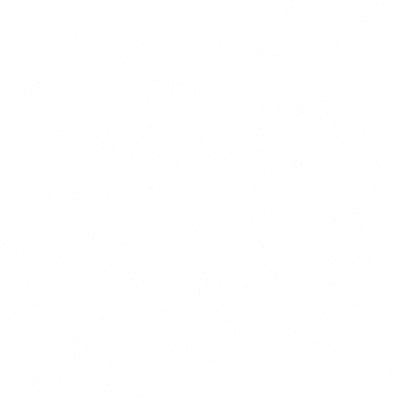
Frame 1 (no input)
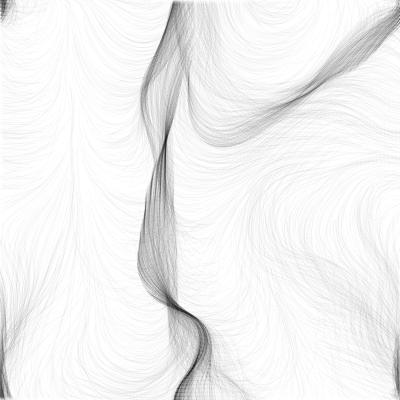
Frame 60 (no input)
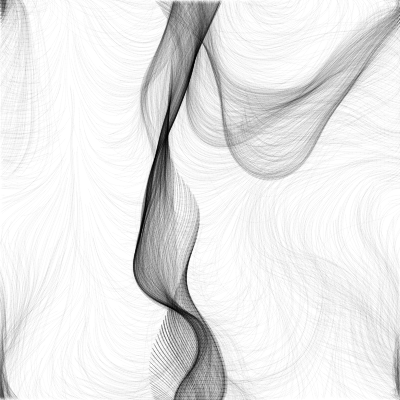
Frame 120 (the mouse pressed at the canvas centre since frame 60)

The p5.js sketch that drew these frames (run headless with seeded random() and noise() and a simulated clock; from frame 60 on, the mouse is pressed at the canvas centre):

// p5.js sketch
// ── sketch.js
var scl = 5;
var cols, rows;
var inc = 0.01

var zoff = 0;

var fr;

var particles = [];

var flowfield;

function setup() {
  createCanvas(400, 400);
  cols = floor(width / scl)
  rows = floor(height / scl)
  fr = createP('');

  flowfield = new Array(cols*rows);

  for (var i = 0; i < 2500; i++) {
    particles[i] = new Particle();
  }

}

function draw() {
  var yoff = 0;
  for (var y = 0; y < rows; y++) {
    var xoff = 0;
    for (var x = 0; x < cols; x++) {
      var index = x+y*cols;
      var angle = noise(xoff, yoff, zoff) * TWO_PI*4;
      var v = p5.Vector.fromAngle(angle);
      v.setMag(1)

      flowfield[index] = v;

      // stroke(0, 50);
      // strokeWeight(1)
      // push()
      // translate(x * scl, y * scl)
      // rotate(v.heading())
      // line(0, 0, scl, 0)
      // pop()

      xoff += inc
    }
    yoff += inc
  }

  zoff += 0.004

  for (var i = 0; i < particles.length; i++) {
    particles[i].follow(flowfield)
    particles[i].update()
    particles[i].edges()
    particles[i].show()
  }

  fr.html(floor(frameRate()))
}
// ── particle.js
class Particle
{
    constructor() {
        this.pos = createVector(random(width),random(height));
        this.vel = createVector(0,0);
        this.acc = createVector(0,0);
        this.maxspeed = 4;

        this.prevPos = this.pos.copy();
    }

    update()
    {
        this.vel.add(this.acc);
        this.vel.limit(this.maxspeed);
        this.pos.add(this.vel);
        this.acc.mult(0);
    }

    applyForce(force)
    {
        this.acc.add(force);
    }

    show()
    {
        stroke(0,5)
        strokeWeight(1)
        line(this.pos.x, this.pos.y, this.prevPos.x, this.prevPos.y)
        this.updatePrev()
    }

    updatePrev()
    {
        this.prevPos.x = this.pos.x;
        this.prevPos.y = this.pos.y;
    }
    edges()
    {
        if(this.pos.x > width) {
            this.pos.x = 0
            this.updatePrev()
        }
        if(this.pos.x < 0) {
            this.pos.x = width
            this.updatePrev()
        } 
        if(this.pos.y > height) {
            this.pos.y = 0
            this.updatePrev()
        } 
        if(this.pos.y < 0) {
            this.pos.y = height
            this.updatePrev()
        }


    }

    follow(vectors)
    {
        var x = floor(this.pos.x / scl);
        var y = floor(this.pos.y/scl);

        var index = x+y*cols;

        var force = vectors[index];
        this.applyForce(force);
    }
}
